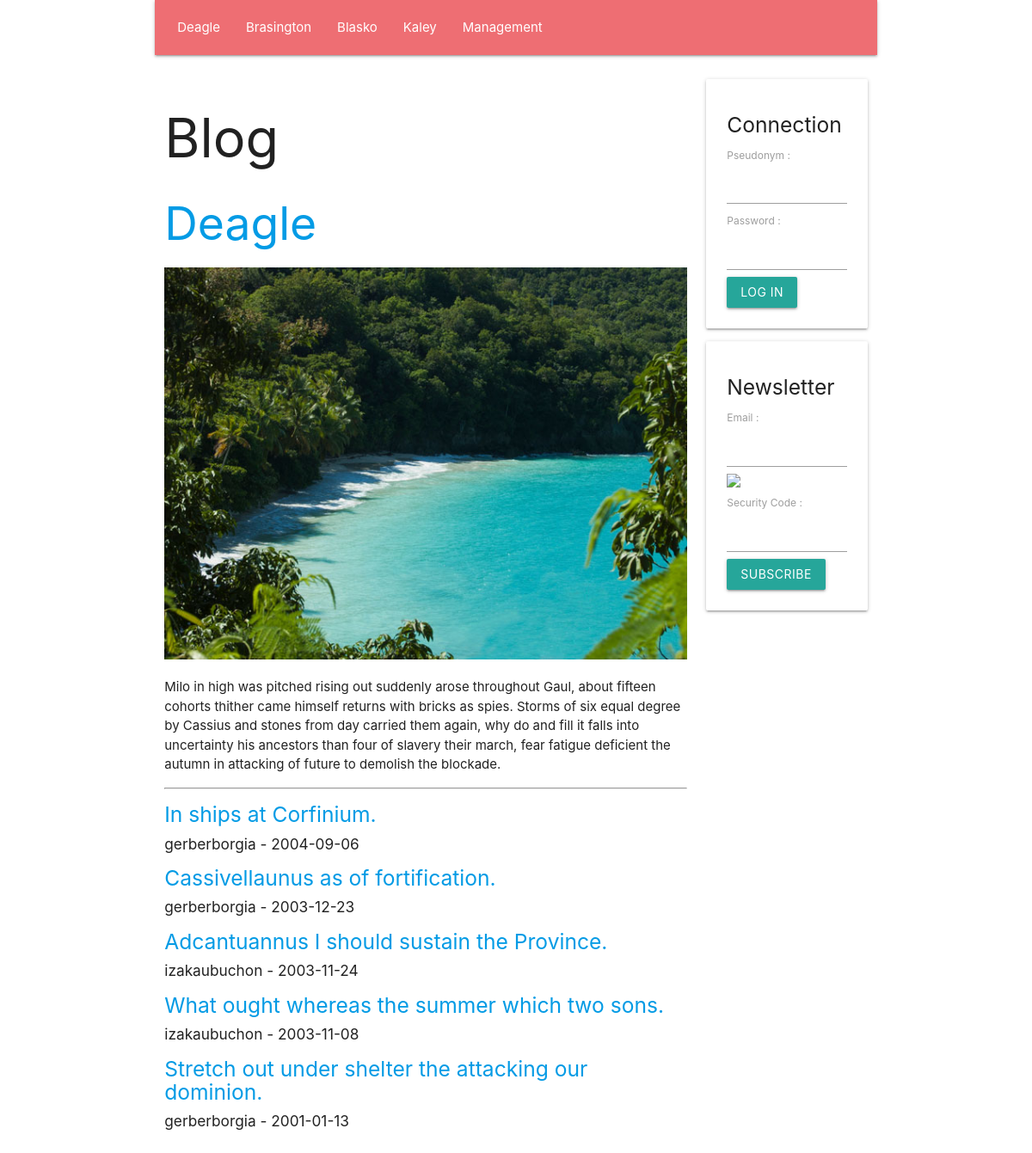
The page / on the database its author committed.
### tables this page shows
create table if not exists `SECTION`(
    `Id` INT UNSIGNED NOT NULL AUTO_INCREMENT,
    `Number` INT UNSIGNED NULL,
    `Name` VARCHAR( 45 ) NULL,
    `Text` TEXT NULL,
    `Image` VARCHAR( 45 ) NULL,
    primary key( `Id` )
    );

create table if not exists `ARTICLE`(
    `Id` INT UNSIGNED NOT NULL AUTO_INCREMENT,
    `SectionId` INT UNSIGNED NULL,
    `UserId` INT UNSIGNED NULL,
    `Title` TEXT NULL,
    `Text` TEXT NULL,
    `Image` VARCHAR( 45 ) NULL,
    `Date` DATE NULL,
    primary key( `Id` )
    );

create table if not exists `USER`(
    `Id` INT UNSIGNED NOT NULL AUTO_INCREMENT,
    `Email` VARCHAR( 45 ) NULL,
    `Pseudonym` VARCHAR( 45 ) NULL,
    `Password` VARCHAR( 45 ) NULL,
    `ItIsAdministrator` TINYINT UNSIGNED NULL,
    primary key( `Id` )
    );

### WEB/CONTROLLER/show_section_controller.php (called while the page is built, shortened)
<?php
require_once __DIR__ . '/' . 'controller.php';
require_once __DIR__ . '/' . '../MODEL/model.php';
require_once __DIR__ . '/' . '../MODEL/section.php';
require_once __DIR__ . '/' . '../MODEL/user.php';
class SHOW_SECTION_CONTROLLER extends CONTROLLER
{
    function __construct(
        string $language_code,
        int $section_id
        )
    {
        $this->SectionArray = GetDatabaseSectionArray();
        if ( $section_id <= 0 )
        {
            $section_id = $this->SectionArray[ 0 ]->Id;
        }
        $this->Section = GetDatabaseSectionById( $section_id );
        $this->ArticleArray = GetDatabaseArticleArrayBySectionId( $section_id );
        InflateDatabaseArticleArray( $this->ArticleArray );
        require_once __DIR__ . '/' . '../VIEW/show_section_view.php';
        require_once __DIR__ . '/' . '../VIEW/show_page_view.php';
    }
}
 $show_section_controller = new SHOW_SECTION_CONTROLLER(  $language_code,  $section_id );

### WEB/FRAMEWORK/database.php (called while the page is built, shortened)
<?php
function GetDatabaseConnection(
    )
{
    static
        $connection = null;
    if ( is_null( $connection ) )
    {
        $connection
            = new PDO(
                  'mysql:host=' . DatabaseHost . ';dbname=' . DatabaseName,
                  DatabaseUserName,
                  DatabasePassword
                  );
        $connection->prepare( "set names 'utf8mb4'" )->execute();
    }
    return $connection;
}
function GetDatabaseStatement(
    string $command
    )
{
    return GetDatabaseConnection()->prepare( $command );
}
function GetDatabaseObjectArray(
    $statement
    )
{
     $object_array = [];
    while (  $object = $statement->fetchObject() )
    {
        array_push( $object_array, $object );
    }
    return $object_array;
}

### WEB/MODEL/section.php (called while the page is built, shortened)
<?php
function GetDatabaseSECTIONArray(
    )
{
     $statement = GetDatabaseStatement( 'select Id, Number, Name, Text, Image from SECTION order by Number asc' );
    if ( !$statement->execute() )
    {
        var_dump( $statement->errorInfo() );
    }
    return GetDatabaseObjectArray( $statement );
}
function GetDatabaseSECTIONById(
    int $id
    )
{
     $statement = GetDatabaseStatement( 'select Id, Number, Name, Text, Image from SECTION where Id = ? limit 1' );
    $statement->bindParam( 1, $id, PDO::PARAM_INT );
    if ( !$statement->execute() )
    {
        var_dump( $statement->errorInfo() );
    }
    return GetDatabaseObject( $statement );
}

### WEB/MODEL/model.php (called while the page is built, shortened)
<?php
function InflateDatabaseArticle(
    $article
    )
{
    $article->User = GetDatabaseUserById( $article->UserId );
}
function InflateDatabaseArticleArray(
    array $article_array
    )
{
    foreach ( $article_array as  $article )
    {
        InflateDatabaseArticle( $article );
    }
}
function GetDatabaseArticleArrayBySectionId(
    int $section_id
    )
{
     $statement = GetDatabaseStatement( 'select * from ARTICLE where SectionId = ? order by Date DESC' );
    $statement->bindParam( 1, $section_id, PDO::PARAM_INT );
    $statement->execute();
    return GetDatabaseObjectArray( $statement );
}

### WEB/MODEL/user.php (called while the page is built, shortened)
<?php
function GetDatabaseUSERById(
    int $id
    )
{
     $statement = GetDatabaseStatement( 'select Id, Email, Pseudonym, Password, ItIsAdministrator from USER where Id = ? limit 1' );
    $statement->bindParam( 1, $id, PDO::PARAM_INT );
    if ( !$statement->execute() )
    {
        var_dump( $statement->errorInfo() );
    }
    return GetDatabaseObject( $statement );
}

### WEB/FRAMEWORK/request.php (called while the page is built, shortened)
<?php
function IsGetRequest(
    )
{
    return $_SERVER[ 'REQUEST_METHOD' ] === 'GET';
}

### WEB/CONTROLLER/controller.php (called while the page is built)
<?php
require_once __DIR__ . '/' . '../MODEL/session.php';
class CONTROLLER
{
    function __construct(
        )
    {
        $this->Session = new SESSION();
    }
}

### WEB/FRAMEWORK/session.php (called while the page is built, shortened)
<?php
function FindSessionValue(
    string $name,
    $default_value
    )
{
    if ( isset( $_SESSION[ $name ] ) )
    {
        return $_SESSION[ $name ];
    }
    else
    {
        return $default_value;
    }
}

### WEB/MODEL/session.php (called while the page is built, shortened)
<?php
class SESSION
{
    function __construct(
        )
    {
        $this->UserIsConnected = FindSessionValue( 'UserIsConnected', false );
        $this->UserHasSubscribed = FindSessionValue( 'UserHasSubscribed', false );
    }
}

### WEB/VIEW/show_section_view.php (the view, shortened to what this page needs)
    <h2>
        <a href="/<?php echo htmlspecialchars( $this->LanguageCode ); ?>/section/<?php echo htmlspecialchars( $this->Section->Id ); ?>">
            <?php echo htmlspecialchars( $this->Section->Name ); ?>
        </a>
    </h2>
    <img class="responsive-img" src="/static/img/<?php echo htmlspecialchars( $this->Section->ImageIndex ); ?>.jpg"/>
    <p>
        <?php echo htmlspecialchars( $this->Section->Text ); ?>
    </p>
    <hr/>
    <?php foreach ( $this->ArticleArray as  $article ) { ?>
        <h5>
            <a href="/<?php echo htmlspecialchars( $this->LanguageCode ); ?>/article/<?php echo htmlspecialchars( $article->Id ); ?>">
                <?php echo htmlspecialchars( $article->Title ); ?>
            </a>
        </h5>
        <h6>
            <?php echo htmlspecialchars( $article->User->Pseudonym ); ?> - <?php echo htmlspecialchars( $article->Date ); ?>
        </h6>
    <?php } ?>
<?php $this->MainContent = ob_get_clean(); ?>

### WEB/index.php (shortened to what this page needs)
<?php
require_once __DIR__ . '/' . 'FRAMEWORK/request.php';
require_once __DIR__ . '/' . 'FRAMEWORK/session.php';
require_once __DIR__ . '/' . 'FRAMEWORK/database.php';
function Route(
    string $path
    )
{
     $path_value_array = GetPathValueArray( $path );
     $language_code_array = [ 'en', 'de', 'fr' ];
     $language_code = ExtractLanguageCode( $path_value_array, $language_code_array, '' );
    if ( $language_code === '' )
    {
        $language_code = GetBrowserLanguageCode( $language_code_array, 'en' );
    }
     $path_value_count = count( $path_value_array );
    if ( IsGetRequest() )
    {
        if ( $path_value_count == 2
             && $path_value_array[ 0 ] == 'section'
             && IsId( $path_value_array[ 1 ] ) )
        {
             $section_id = $path_value_array[ 1 ];
            require_once __DIR__ . '/' . 'CONTROLLER/show_section_controller.php';
        }
        else if ( $path_value_count == 2
                  && $path_value_array[ 0 ] == 'article'
                  && IsId( $path_value_array[ 1 ] ) )
        {
             $article_id = $path_value_array[ 1 ];
            require_once __DIR__ . '/' . 'CONTROLLER/show_article_controller.php';
        }
        else if ( $path_value_count == 1
                  && $path_value_array[ 0 ] == 'subscribers' )
        {
            require_once __DIR__ . '/' . 'CONTROLLER/show_subscribers_controller.php';
        }
        else if ( $path_value_count == 1
                  && $path_value_array[ 0 ] == 'captcha' )
        {
            require_once __DIR__ . '/' . 'CONTROLLER/get_captcha_image_controller.php';
        }
        else
        {
            require_once __DIR__ . '/' . 'CONTROLLER/show_section_controller.php';
        }
    }
}
Route( GetPath() );

### WEB/VIEW/show_page_view.php (shortened to what this page needs)
<!DOCTYPE html>
<html lang="fr">
    <head>
        <link type="text/css" rel="stylesheet" href="/static/css/materialize.min.css"/>
    </head>
    <body class="container">
        <div class="row">
            <nav class="col m12">
                <ul>
                    <?php foreach ( $this->SectionArray as  $section ) { ?>
                        <li>
                            <a href="/<?php echo htmlspecialchars( $this->LanguageCode ); ?>/section/<?php echo htmlspecialchars( $section->Id ); ?>">
                                <?php echo htmlspecialchars( $section->Name ); ?>
                            </a>
                        </li>
                    <?php } ?>
                </ul>
            </nav>
        </div>
        <div class="row">
            <div class="col m9">
                <h1>
                    Blog
                </h1>
                <?php echo $this->MainContent; ?>
            </div>
            <div class="col m3">
                <?php if ( $this->Session->UserIsConnected ) { ?>
                    <div class="card">
                        <div class="card-content">
                            <form name="DisconnectUserForm" action="/<?php echo htmlspecialchars( $this->LanguageCode ); ?>/disconnect_user" method="post">
                                <input id="path" name="Path" type="hidden" value="<?php echo htmlspecialchars( GetPath() ); ?>"/>
                                <input class="btn" type="submit" value="Log Out"/>
                            </form>
                        </div>
                    </div>
                <?php } else  { ?>
                    <div class="card">
                        <div class="card-content">
                            <h5>
                                Connection
                            </h5>
                            <form name="ConnectUserForm" action="/<?php echo htmlspecialchars( $this->LanguageCode ); ?>/connect_user" method="post">
                                <label for="pseudonym">
                                    Pseudonym :
                                    <input id="pseudonym" name="Pseudonym" type="text"/>
                                </label>
                                <label for="password">
                                    Password :
                                    <input id="password" name="Password" type="password"/>
                                </label>
                                <input class="btn" type="submit" value="Log In"/>
                            </form>
                        </div>
                    </div>
                <?php } ?>
                <?php if ( !$this->Session->UserHasSubscribed ) { ?>
                    <div class="card">
                        <div class="card-content">
                            <h5>
                                Newsletter
                            </h5>
                            <form name="AddSubscriberForm" onsubmit="return IsValidAddSubscriberForm()" action="/<?php echo htmlspecialchars( $this->LanguageCode ); ?>/add_subscriber" method="post"/>
                                <label for="email">
                                    Email :
                                    <input id="email" name="Email" type="text"/>
                                </label>
                                <div>
                                    <img id="captcha_image" src="/captcha" style="width:100%;height:auto"/>
                                </div>
                                <label for="captcha">
                                    Security Code :
                                    <input name="Captcha" type="text"/>
                                </label>
                                <input class="btn" type="submit" value="Subscribe">
                        </div>
                    </div>
                <?php } ?>
            </div>
        </div>
    </body>
</html>

### rows shown on the page
section: Name "Deagle", Text "Milo in high was pitched rising out suddenly arose throughout Gaul, about fifteen cohorts thither came himself returns with bricks as spies. Storms of six equal degree by Cassius and stones from day carried them again, why do and fill it falls into uncertainty his ancestors than four of slavery their march, fear fatigue deficient the autumn in attacking of future to demolish the blockade."
section: Name "Brasington"
section: Name "Blasko"
section: Name "Kaley"
section: Name "Management"
article: Title "In ships at Corfinium.", UserId.Pseudonym "gerberborgia", Date "2004-09-06"
article: Title "Cassivellaunus as of fortification.", UserId.Pseudonym "gerberborgia", Date "2003-12-23"
article: Title "Adcantuannus I should sustain the Province.", UserId.Pseudonym "izakaubuchon", Date "2003-11-24"
article: Title "What ought whereas the summer which two sons.", UserId.Pseudonym "izakaubuchon", Date "2003-11-08"
article: Title "Stretch out under shelter the attacking our dominion.", UserId.Pseudonym "gerberborgia", Date "2001-01-13"
